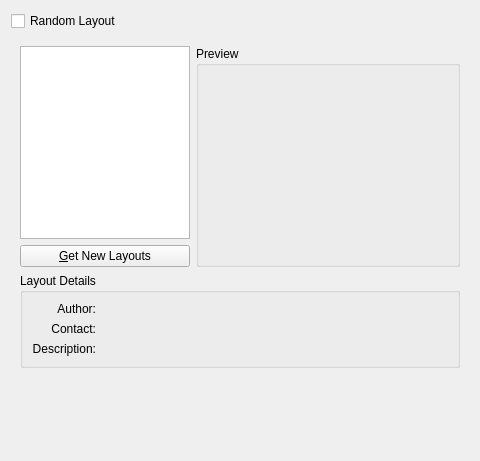
<?xml version="1.0" encoding="UTF-8"?>
<ui version="4.0">
 <class>KMahjonggLayoutSelector</class>
 <widget class="QWidget" name="KMahjonggLayoutSelector">
  <property name="geometry">
   <rect>
    <x>0</x>
    <y>0</y>
    <width>480</width>
    <height>461</height>
   </rect>
  </property>
  <property name="maximumSize">
   <size>
    <width>800</width>
    <height>600</height>
   </size>
  </property>
  <layout class="QGridLayout" name="gridLayout_2">
   <item row="0" column="0">
    <layout class="QVBoxLayout" name="verticalLayout_2">
     <item>
      <widget class="QCheckBox" name="kcfg_RandomLayout">
       <property name="text">
        <string>Random Layout</string>
       </property>
      </widget>
     </item>
     <item>
      <widget class="QWidget" name="widgetNoRandom" native="true">
       <layout class="QGridLayout" name="gridLayout">
        <item row="0" column="0">
         <layout class="QVBoxLayout" name="layoutNoRandom">
          <item>
           <layout class="QHBoxLayout" name="_2">
            <item>
             <layout class="QVBoxLayout" name="_3">
              <item>
               <widget class="QListWidget" name="layoutList">
                <property name="minimumSize">
                 <size>
                  <width>120</width>
                  <height>0</height>
                 </size>
                </property>
               </widget>
              </item>
              <item>
               <widget class="QPushButton" name="getNewButton">
                <property name="text">
                 <string>&amp;Get New Layouts</string>
                </property>
               </widget>
              </item>
             </layout>
            </item>
            <item>
             <widget class="QGroupBox" name="groupBox_2">
              <property name="title">
               <string>Preview</string>
              </property>
              <layout class="QVBoxLayout" name="_4">
               <item>
                <widget class="QLabel" name="layoutPreview">
                 <property name="sizePolicy">
                  <sizepolicy hsizetype="Fixed" vsizetype="Fixed">
                   <horstretch>0</horstretch>
                   <verstretch>0</verstretch>
                  </sizepolicy>
                 </property>
                 <property name="minimumSize">
                  <size>
                   <width>240</width>
                   <height>180</height>
                  </size>
                 </property>
                </widget>
               </item>
              </layout>
             </widget>
            </item>
           </layout>
          </item>
          <item>
           <widget class="QGroupBox" name="groupBox">
            <property name="title">
             <string>Layout Details</string>
            </property>
            <layout class="QHBoxLayout" name="_5">
             <item>
              <layout class="QVBoxLayout" name="_6">
               <property name="margin">
                <number>0</number>
               </property>
               <item>
                <widget class="QLabel" name="labelAuthor">
                 <property name="text">
                  <string>Author:</string>
                 </property>
                 <property name="alignment">
                  <set>Qt::AlignRight|Qt::AlignTrailing|Qt::AlignVCenter</set>
                 </property>
                </widget>
               </item>
               <item>
                <widget class="QLabel" name="labelContact">
                 <property name="text">
                  <string>Contact:</string>
                 </property>
                 <property name="alignment">
                  <set>Qt::AlignRight|Qt::AlignTrailing|Qt::AlignVCenter</set>
                 </property>
                </widget>
               </item>
               <item>
                <widget class="QLabel" name="labelDescription">
                 <property name="text">
                  <string>Description:</string>
                 </property>
                 <property name="alignment">
                  <set>Qt::AlignRight|Qt::AlignTrailing|Qt::AlignVCenter</set>
                 </property>
                </widget>
               </item>
              </layout>
             </item>
             <item>
              <layout class="QVBoxLayout" name="_7">
               <property name="margin">
                <number>0</number>
               </property>
               <item>
                <widget class="QLabel" name="layoutAuthor">
                 <property name="text">
                  <string/>
                 </property>
                </widget>
               </item>
               <item>
                <widget class="QLabel" name="layoutContact">
                 <property name="text">
                  <string/>
                 </property>
                </widget>
               </item>
               <item>
                <widget class="QLabel" name="layoutDescription">
                 <property name="text">
                  <string/>
                 </property>
                </widget>
               </item>
              </layout>
             </item>
             <item>
              <spacer>
               <property name="orientation">
                <enum>Qt::Horizontal</enum>
               </property>
               <property name="sizeHint" stdset="0">
                <size>
                 <width>40</width>
                 <height>20</height>
                </size>
               </property>
              </spacer>
             </item>
            </layout>
           </widget>
          </item>
          <item>
           <widget class="QLineEdit" name="kcfg_Layout">
            <property name="enabled">
             <bool>false</bool>
            </property>
            <property name="frame">
             <bool>false</bool>
            </property>
            <property name="readOnly">
             <bool>false</bool>
            </property>
           </widget>
          </item>
          <item>
           <spacer>
            <property name="orientation">
             <enum>Qt::Vertical</enum>
            </property>
            <property name="sizeHint" stdset="0">
             <size>
              <width>20</width>
              <height>40</height>
             </size>
            </property>
           </spacer>
          </item>
         </layout>
        </item>
       </layout>
      </widget>
     </item>
    </layout>
   </item>
  </layout>
 </widget>
 <customwidgets/>
 <resources/>
 <connections>
  <connection>
   <sender>kcfg_RandomLayout</sender>
   <signal>toggled(bool)</signal>
   <receiver>KMahjonggLayoutSelector</receiver>
   <slot>useRandomLayoutToggled(bool)</slot>
   <hints>
    <hint type="sourcelabel">
     <x>226</x>
     <y>15</y>
    </hint>
    <hint type="destinationlabel">
     <x>226</x>
     <y>209</y>
    </hint>
   </hints>
  </connection>
 </connections>
 <slots>
  <slot>useRandomLayoutToggled(bool)</slot>
 </slots>
</ui>
